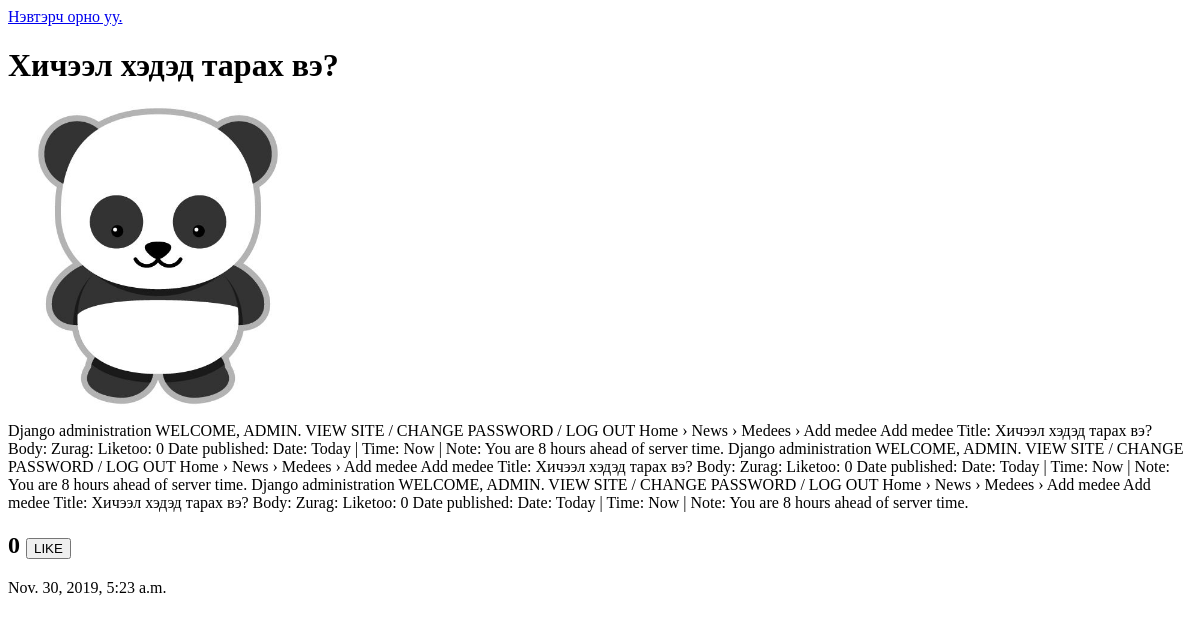
Before: /read/2/ with the older database file.
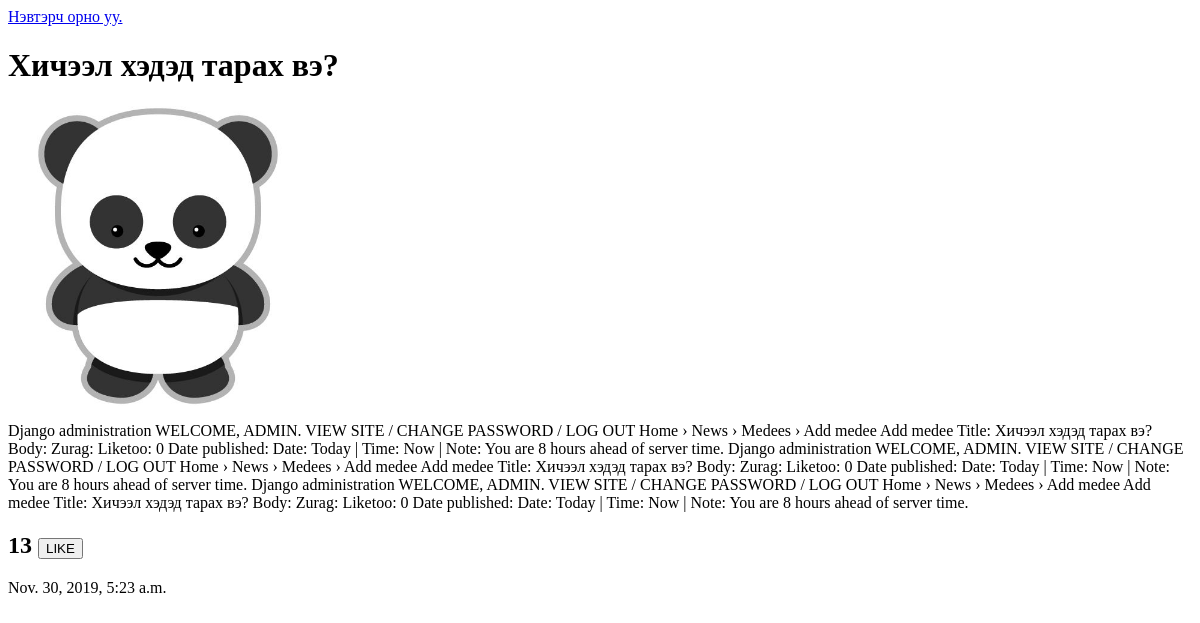
After: the same page with the newer database file.
### news/models.py (models this page shows)
class Medee(models.Model):
    title = models.CharField(max_length=200)
    body = models.TextField()
    zurag = models.ImageField(upload_to="medee_zurag")
    liketoo = models.IntegerField(default=0)
    pub_date = models.DateTimeField('date published')

### news/views.py (the view)
# urls.py: path('read/<int:news_id>/', views.read, name='read'),
def read(request, news_id):
    news = Medee.objects.get(pk=news_id)
    return render(request, "news/read.html", {"news": news})

### news/templates/news/read.html (shortened to what this page needs)
{% load static %}
{% if user.is_authenticated %}
<p>
    Хэрэглэгч: {{ user.username }}
    <form action="{% url 'logout' %}">
        {% csrf_token %}
        <input type="submit" value="Гарах">
    </form>
</p>
{% else %}
<p>
    <a href="{% url 'login' %}">Нэвтэрч орно уу.</a>
</p>
{% endif %}
<h1>{{ news.title }}</h1>
<img width="300px" src="{{ news.zurag.url }}" alt="" srcset="">
<p>{{ news.body }}</p>
<p>
    <h2><span id="liketoo_str">{{ news.liketoo }}</span> <button id="like_btn">LIKE</button></h2>
</p>
<p>{{ news.pub_date }}</p>

Changed rows visible on the page:
changed Medee "Хичээл хэдэд тарах вэ?": liketoo "0" → "13"
